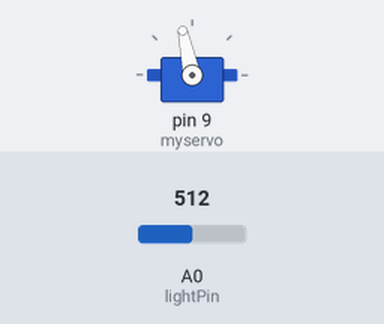
Bench run of a sketch on a simulated Arduino Uno, built with avr-gcc and run on an emulated ATmega328P. On the bench: servo. Inputs (shaded band) come from the test bench; at power-on: A0 (lightPin) = 512.

Above: at 1.2 s.
1.3 s: A0 (lightPin) set to 716
At 2.3 s:
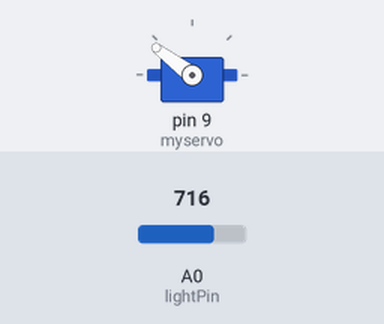
2.8 s: A0 (lightPin) set to 900
At 3.1 s:
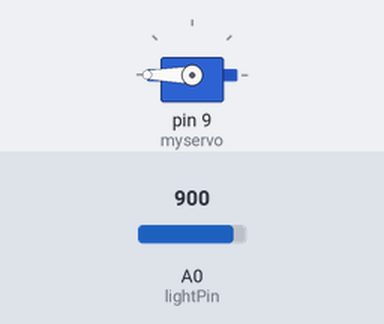
4.3 s: A0 (lightPin) set to 306
At 5.5 s:
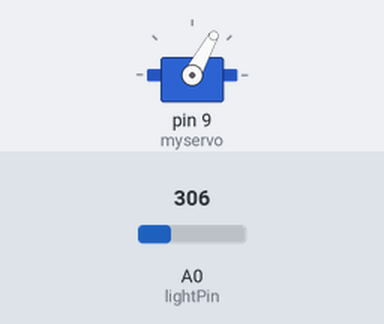
5.8 s: A0 (lightPin) set to 122
At 6.6 s:
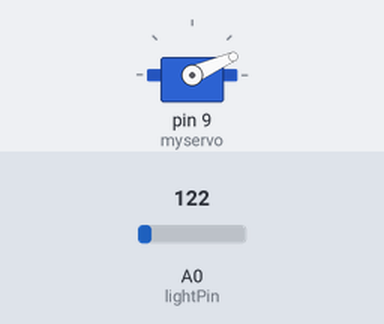
7.3 s: A0 (lightPin) set to 0
At 8.0 s:
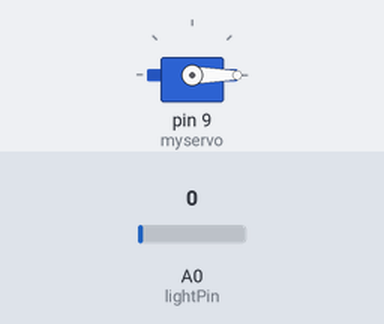
8.8 s: A0 (lightPin) set to 511
At 10.1 s:
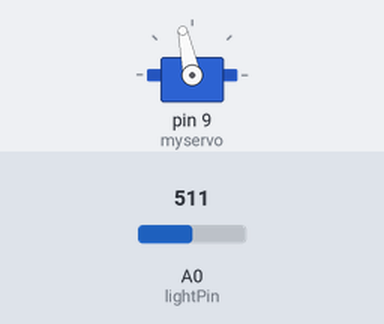
Timing chart, 0 to 11.3 s (numbered marks = the images above; inputs shaded):
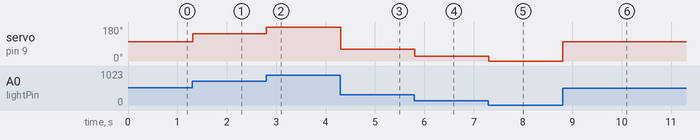

Measured:
- after the input at 1.3 s, servo on pin 9 (myservo): 102° → 143° at once
- after the input at 2.8 s, servo on pin 9 (myservo): 143° → 180° at once
- after the input at 4.3 s, servo on pin 9 (myservo): 180° → 61° at once
- after the input at 5.8 s, servo on pin 9 (myservo): 61° → 24° at once
- after the input at 7.3 s, servo on pin 9 (myservo): 24° → 0° at once
- after the input at 8.8 s, servo on pin 9 (myservo): 0° → 102° at once

The sketch:

Light_servo.ino
```cpp
#include <Servo.h>
Servo myservo;
int lightPin = 0;

void setup(){
  myservo.attach(9);
}

void loop(){
  int lightLevel = analogRead(lightPin);
  lightLevel=map(lightLevel,0,900,0,180);
  lightLevel = constrain(lightLevel,0,180);
  myservo.write(lightLevel);
  delay(15);
  }
```
